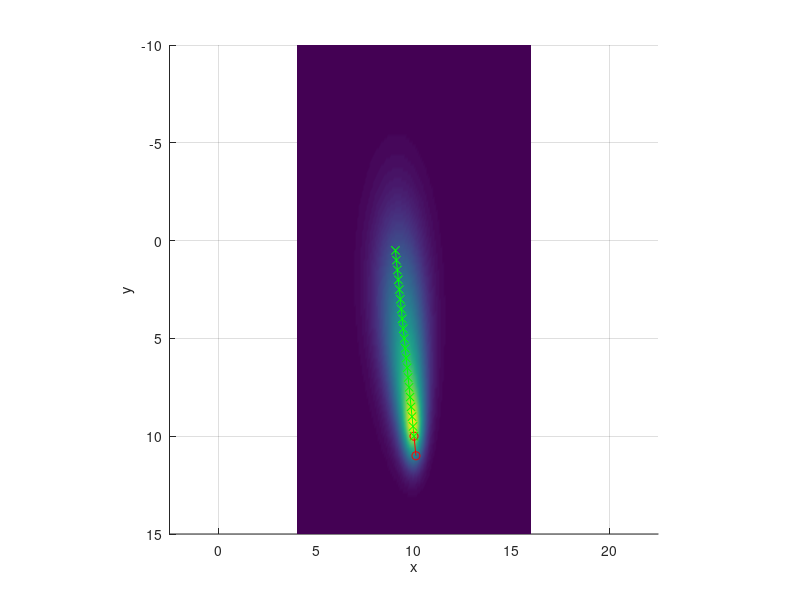

Reproduce this figure in MATLAB.
% TODO: shape of sigma should depend on velocity and the direction of the trackAlets


% first of all, the flame should be on the exented tracklet to the past/future

% TODO: Spreading rate should depend of the variance of the velocitie and the tracklet length

clf;
% clear all;

trackA = [
	10 10;
	10.1 11;
	% 10.05 12;
	% 10.2 12.5;
	% 10.5 14;
	% 10.8 14.2;
	% 11 15;
	% 11.5 16;
	% 11 16.7
];

trackB = [
	3     6;
	10    14;
	13    18;
	22    28;
	28    29;
	34    32;
	36    37;
	37    38;
	40    45;
	48    50;
	57    56;
	64    64;
	72    73;
	74    81;
];

numExtrudeFrame = 20;

% Use only last 10 cells
n = min(10, size(trackA, 1));
trackA = trackA(1:n, :);

% Set the first value to 0 0

% trackA = bsxfun(@minus, trackA, trackA(1, :));

% Compute velocity (speed and direction)
dist = trackA(1:end-1, :) - trackA(2:end, :);
displacement = sum(dist, 1);
vel = displacement / n;
% Estimate the dimensions of the distribution in 2D

strt = trackA(1, :);
endt = strt - numExtrudeFrame * vel;

% minx = min(strt(1), endt(1));
% maxx = max(strt(1), endt(1));
% miny = min(strt(2), endt(2));
% maxy = max(strt(2), endt(2));

minx = 5;
maxx = 15;
miny = 0;
maxy = 5;

numStds = 1; % strech by numStds
resolution = 150;

% Depends on the rate of growth of sigma
maxSigma = abs(numExtrudeFrame * vel);

minx = minx - numStds * maxSigma(1);
maxx = maxx + numStds * maxSigma(1);
miny = miny - numStds * maxSigma(2);
maxy = maxy + numStds * maxSigma(2);

[X1,X2] = meshgrid(linspace(minx, maxx,resolution)',...
				   linspace(miny, maxy,resolution)');

X = [X1(:) X2(:)];

muHist = zeros(1, 2, numExtrudeFrame);
sigmaHist = zeros(2,2,numExtrudeFrame);

% generate a gaussian at final place
mu = trackA(1, :); sigma = diag(abs(vel));
sigma = sigma / norm(sigma);
if isnan(sigma)
	sigma = eye(2)/2;
end
sigma_orig = sigma;

% TODO: only evaluate function on specific areas, that is the trackAlet positions
% Thes's no need to normalize the likelihood into he probability, because I normalize before running the neural network.

pAll = zeros(resolution * resolution, 1);


for i=1:numExtrudeFrame
	muHist(:, :, i) = mu;
	sigmaHist(:, :, i) = sigma;

	p = mvnpdf(X, mu, sigma);

	pAll = pAll + p;

	mu = mu + vel; %(rand(1,2)-0.5)*3;
	if vel == zeros(1, 2);
		sigma = sigma + eye(2);  % * 1.2
	else
		sigma = sigma + diag(abs(vel));  % * 1.2
	end
end
muHist = permute(muHist, [3 2 1]);

% add all gaussians together
% subplot(1,2,1);
% imagesc(reshape(pAll,resolution, resolution)); axis equal; axis tight; 
surf(X1,X2,reshape(pAll,resolution, resolution)); axis equal; axis tight; 
view(0, -90);
xlabel('x')
ylabel('y')
shading interp

hold on;
plot(trackA(:, 1), trackA(:, 2), 'ro-');  axis equal; axis tight; 
plot(muHist(:, 1), muHist(:, 2), 'gx-');  axis equal; axis tight; 

% % plot the contour
% subplot(1,2,2);
% contour(reshape(pAll,resolution, resolution)); axis equal; axis tight; 
% xlabel('x')
% ylabel('y')

% hold on;
% plot(trackA(:, 1), trackA(:, 2), 'ro-');  axis equal; axis tight; 
% plot(muHist(:, 1), muHist(:, 2), 'gx-');  axis equal; axis tight; 
% %------------------------------------------